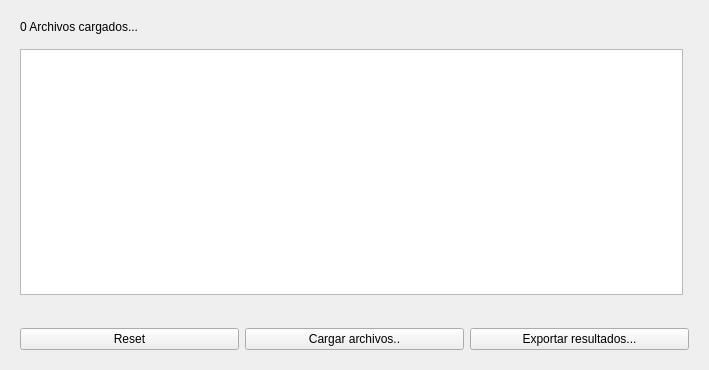
<?xml version="1.0" encoding="UTF-8"?>
<ui version="4.0">
 <class>ResultsProcessUI</class>
 <widget class="QWidget" name="ResultsProcessUI">
  <property name="geometry">
   <rect>
    <x>0</x>
    <y>0</y>
    <width>709</width>
    <height>370</height>
   </rect>
  </property>
  <property name="windowTitle">
   <string>Procesar resultados (.s01)</string>
  </property>
  <layout class="QVBoxLayout" name="verticalLayout">
   <item>
    <widget class="QWidget" name="widget_2" native="true">
     <layout class="QVBoxLayout" name="verticalLayout_2">
      <item>
       <widget class="QLabel" name="label_resume">
        <property name="sizePolicy">
         <sizepolicy hsizetype="Preferred" vsizetype="Fixed">
          <horstretch>0</horstretch>
          <verstretch>0</verstretch>
         </sizepolicy>
        </property>
        <property name="text">
         <string>0 Archivos cargados...</string>
        </property>
       </widget>
      </item>
      <item>
       <widget class="QWidget" name="widget_archivos" native="true">
        <layout class="QHBoxLayout" name="horizontalLayout_2">
         <property name="leftMargin">
          <number>0</number>
         </property>
         <property name="topMargin">
          <number>0</number>
         </property>
         <property name="rightMargin">
          <number>0</number>
         </property>
         <property name="bottomMargin">
          <number>0</number>
         </property>
         <item>
          <widget class="QWidget" name="widget_4" native="true">
           <layout class="QVBoxLayout" name="verticalLayout_4">
            <property name="leftMargin">
             <number>0</number>
            </property>
            <property name="rightMargin">
             <number>0</number>
            </property>
            <item>
             <widget class="QListWidget" name="listWidget_not_added">
              <property name="alternatingRowColors">
               <bool>true</bool>
              </property>
              <property name="selectionMode">
               <enum>QAbstractItemView::NoSelection</enum>
              </property>
             </widget>
            </item>
           </layout>
          </widget>
         </item>
         <item>
          <widget class="QWidget" name="widget_5" native="true">
           <layout class="QVBoxLayout" name="verticalLayout_5">
            <property name="leftMargin">
             <number>0</number>
            </property>
            <property name="rightMargin">
             <number>0</number>
            </property>
           </layout>
          </widget>
         </item>
        </layout>
       </widget>
      </item>
     </layout>
    </widget>
   </item>
   <item>
    <widget class="QWidget" name="widget" native="true">
     <property name="sizePolicy">
      <sizepolicy hsizetype="Preferred" vsizetype="Fixed">
       <horstretch>0</horstretch>
       <verstretch>0</verstretch>
      </sizepolicy>
     </property>
     <layout class="QHBoxLayout" name="horizontalLayout">
      <item>
       <widget class="QPushButton" name="pushButton_reset">
        <property name="text">
         <string>Reset</string>
        </property>
       </widget>
      </item>
      <item>
       <widget class="QPushButton" name="pushButton_load">
        <property name="text">
         <string>Cargar archivos..</string>
        </property>
       </widget>
      </item>
      <item>
       <widget class="QPushButton" name="pushButton_export">
        <property name="text">
         <string>Exportar resultados...</string>
        </property>
       </widget>
      </item>
     </layout>
    </widget>
   </item>
  </layout>
 </widget>
 <resources/>
 <connections/>
</ui>
